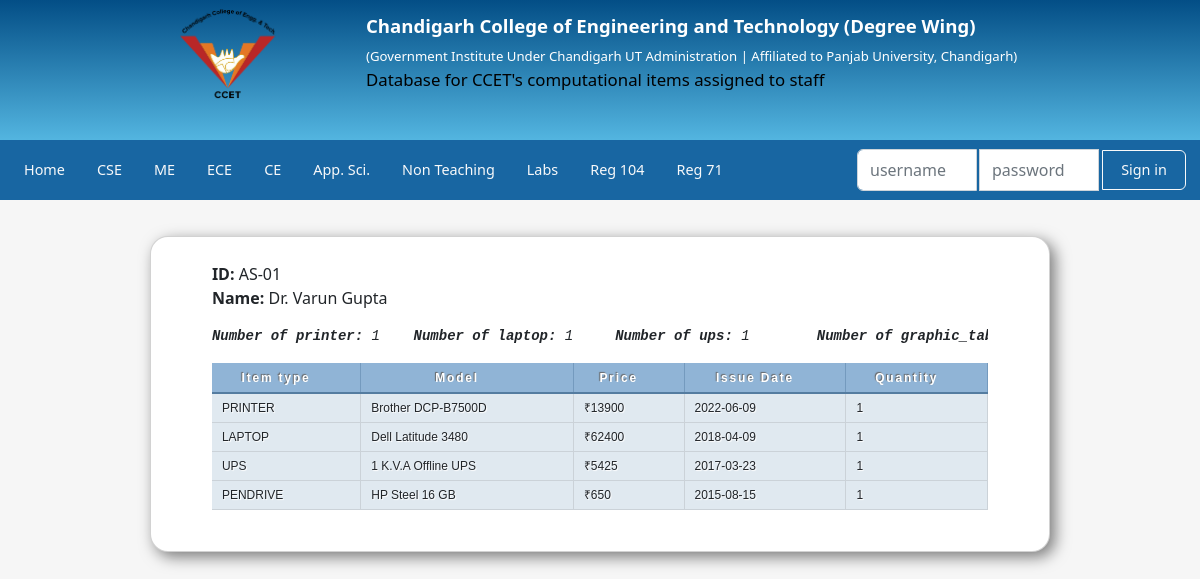
Page /branches/proflist.php?radio=AS-01 on the committed database.
### tables this page shows
CREATE TABLE `faculty` (
  `id` varchar(7) DEFAULT NULL,
  `name` varchar(26) DEFAULT NULL,
  `contact_number` bigint(10) DEFAULT NULL,
  `email_id` varchar(24) DEFAULT NULL,
  `room_number` varchar(31) DEFAULT NULL,
  `resigned` int(1) DEFAULT NULL
);

CREATE TABLE `computational_items` (
  `id` int(11) NOT NULL,
  `reg_page_no` varchar(8) DEFAULT NULL,
  `item_type` varchar(23) DEFAULT NULL,
  `Model` varchar(41) DEFAULT NULL,
  `date_of_purchase` date DEFAULT NULL,
  `quantity_received` int(11) NOT NULL DEFAULT 0,
  `rate` varchar(8) DEFAULT NULL,
  `amount` varchar(8) DEFAULT NULL,
  `balance_instock` int(11) NOT NULL DEFAULT 0,
  `quantity_issued` int(11) NOT NULL DEFAULT 0,
  `writeoff` int(11) NOT NULL DEFAULT 0
);

CREATE TABLE `printer` (
  `id` varchar(7) DEFAULT NULL,
  `printer_model` int(3) DEFAULT NULL,
  `quantity` int(11) DEFAULT 0
);

CREATE TABLE `laptop` (
  `id` varchar(7) DEFAULT NULL,
  `laptop_model` int(2) DEFAULT NULL,
  `quantity` int(11) DEFAULT 0
);

CREATE TABLE `ups` (
  `id` varchar(7) NOT NULL,
  `ups_model` int(2) DEFAULT NULL,
  `quantity` int(11) DEFAULT 0
);

CREATE TABLE `pendrive` (
  `id` varchar(6) DEFAULT NULL,
  `pendrive_model` int(2) DEFAULT NULL,
  `quantity` int(11) DEFAULT 0
);

### branches/proflist.php (the view, shortened to what this page needs)
<!DOCTYPE html>
<html>
<head>
  <link href="https://cdn.jsdelivr.net/npm/bootstrap@5.2.0-beta1/dist/css/bootstrap.min.css" rel="stylesheet">
</head>
<body>
  <?php include('./header.php'); ?>
  <?php require_once('../db_connection.php'); ?>
  <div class="card w-75" style="margin: 3% auto;">
    <div class="card-body">
      <p class="card-text">
        <?php
        if (!empty($_GET['radio'])) {
          $query = "SELECT name,resigned FROM faculty WHERE id='{$_GET['radio']}'; ";
          $res = mysqli_query($connection, $query);
          $name = mysqli_fetch_assoc($res);
          echo "<b>ID:</b> {$_GET['radio']}<br/><b>Name:</b> {$name['name']}<br/>";
          }
    else {
          echo 'Please Go back and select a radiobutton.';
          die();
        }
        $id = $_GET['radio'];
        $query = "SELECT * ";
        $query .= "FROM no_items_assigned ";
        $query .= "WHERE id='{$id}';";
        $number_items = mysqli_query($connection, $query);
        $num_arr = mysqli_fetch_assoc($number_items);
        $q2 = "SELECT DISTINCT item_type from computational_items";
        $s2 = mysqli_query($connection, $q2);
        $out = "<pre>";
        while ($sec_row = mysqli_fetch_assoc($s2)) {
          $item_type = $sec_row['item_type'];
          $out .= "<em><b>Number of {$item_type}:</b> {$num_arr[$item_type]}</em>\t";
        }
        $out .= "</pre>";
        echo $out;
        echo "<table>
                <tr>
                <th><b>Item type</b></th>
                <th><b>Model</b></th>
                <th><b>Price</b></th>
                <th><b>Issue Date</b></th>
                <th><b>Quantity</b></th></tr>";
        $q2 = "SELECT DISTINCT item_type from computational_items";
        $s2 = mysqli_query($connection, $q2);
        while ($row = mysqli_fetch_assoc($s2)) {
          $item_type = $row['item_type'];
          if ($num_arr[$item_type] != 0) {
            $new_str = str_replace('_', ' ', $item_type);
            $cap = strtoupper($new_str);
            $output = "<tr><td rowspan='{$num_arr[$item_type]}'>{$cap}</td>";
            $query = "SELECT {$item_type}_model ";
            $query .= "FROM {$item_type} ";
            $query .= "WHERE id='{$id}'; ";
            $res = mysqli_query($connection, $query);
            while ($item_id = mysqli_fetch_assoc($res)) {
              foreach ($item_id as $key => $value) {
                $query = "SELECT Model,rate,date_of_purchase ";
                $query .= "FROM computational_items ";
                $query .= "WHERE id='{$value}'; ";
                $item = mysqli_query($connection, $query);
                while ($_arr = mysqli_fetch_assoc($item)) {
                  foreach ($_arr as $key => $value) {
                    if ($key == "rate") {
                      $output .= "<td>₹{$value}</td>";
                    } else $output .= "<td>{$value}</td>";
                  }
                  $mod=$item_type."_model";
                  $query = "SELECT quantity ";
                  $query .= "FROM {$item_type} ";
                  $query .= "WHERE id='{$id}' and {$item_type}_model='{$item_id[$mod]}'; ";
                  $res2=mysqli_query($connection,$query);
                  while($rr=mysqli_fetch_assoc($res2)){
                    $output .= "<td>{$rr['quantity']}</td>";
                  }
                  $output.="</tr>";
                  echo $output;
                  $output = '';
                }
              }
            }
          }
        }
        echo "</table>";
        ?>
      </p>
    </div>
  </div>
</body>
</html>

### branches/proflist.php (style rules this page uses)
table { border-collapse: collapse; width: 90%; margin: auto auto; }
table { font-family: Arial, Verdana, sans-serif; border-spacing: 1px; margin: auto auto; width: 100%; }
th, td { padding: 5px 30px 5px 10px; border-spacing: 0px; font-size: 1vw; margin: 0px; }
th, td { text-align: left; border-top: 1px solid #f1f8fe; border-bottom: 1px solid #cbd2d8; border-right: 1px solid #cbd2d8; }
tr th { color: #fff; background-color: #90b4d6; border-bottom: 2px solid #547ca0; border-right: 1px solid #749abe; border-top: 1px solid #90b4d6; text-align: center; text-shadow: -1px -1px 1px #666; letter-spacing: 0.15em; }
tr { background-color: #e0e9f0; }
td { text-shadow: 1px 1px 1px #fff; }
body { background: #f6f6f6; }
.card { box-shadow: 5px 5px 15px rgba(0, 0, 0, 0.5); border-radius: 18px; }
.card-body { margin: 1% 5%; }

### rows in the picture
faculty: name "Dr. Varun Gupta"
printer: quantity "1"
computational_items: cap "PRINTER", Model "Brother DCP-B7500D", rate "13900", date_of_purchase "2022-06-09"
laptop: quantity "1"
computational_items: cap "LAPTOP", Model "Dell Latitude 3480", rate "62400", date_of_purchase "2018-04-09"
ups: quantity "1"
computational_items: cap "UPS", Model "1 K.V.A Offline UPS", rate "5425", date_of_purchase "2017-03-23"
pendrive: quantity "1"
computational_items: cap "PENDRIVE", Model "HP Steel 16 GB", rate "650", date_of_purchase "2015-08-15"

### other values in the picture
$_GET['radio'] "AS-01"
$item_type "printer"
$num_arr[$item_type] "1"
$item_type "laptop"
$item_type "ups"
